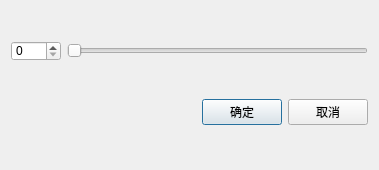
<?xml version="1.0" encoding="UTF-8"?>
<ui version="4.0">
 <class>ViewPointSize</class>
 <widget class="QDialog" name="ViewPointSize">
  <property name="geometry">
   <rect>
    <x>0</x>
    <y>0</y>
    <width>379</width>
    <height>170</height>
   </rect>
  </property>
  <property name="windowTitle">
   <string>Dialog</string>
  </property>
  <layout class="QGridLayout" name="gridLayout">
   <item row="1" column="0">
    <layout class="QHBoxLayout">
     <property name="spacing">
      <number>6</number>
     </property>
     <property name="leftMargin">
      <number>0</number>
     </property>
     <property name="topMargin">
      <number>0</number>
     </property>
     <property name="rightMargin">
      <number>0</number>
     </property>
     <property name="bottomMargin">
      <number>0</number>
     </property>
     <item>
      <spacer>
       <property name="orientation">
        <enum>Qt::Horizontal</enum>
       </property>
       <property name="sizeHint" stdset="0">
        <size>
         <width>131</width>
         <height>31</height>
        </size>
       </property>
      </spacer>
     </item>
     <item>
      <widget class="QPushButton" name="btn_Ok">
       <property name="text">
        <string>确定</string>
       </property>
      </widget>
     </item>
     <item>
      <widget class="QPushButton" name="btn_Cancel">
       <property name="text">
        <string>取消</string>
       </property>
      </widget>
     </item>
    </layout>
   </item>
   <item row="0" column="0">
    <layout class="QHBoxLayout" name="horizontalLayout">
     <item>
      <widget class="QSpinBox" name="spinBox_size">
       <property name="minimumSize">
        <size>
         <width>50</width>
         <height>20</height>
        </size>
       </property>
      </widget>
     </item>
     <item>
      <widget class="QSlider" name="h_Slider_size">
       <property name="orientation">
        <enum>Qt::Horizontal</enum>
       </property>
      </widget>
     </item>
    </layout>
   </item>
  </layout>
 </widget>
 <resources/>
 <connections>
  <connection>
   <sender>btn_Ok</sender>
   <signal>clicked()</signal>
   <receiver>ViewPointSize</receiver>
   <slot>btn_Ok_clicked()</slot>
   <hints>
    <hint type="sourcelabel">
     <x>581</x>
     <y>305</y>
    </hint>
    <hint type="destinationlabel">
     <x>96</x>
     <y>254</y>
    </hint>
   </hints>
  </connection>
  <connection>
   <sender>btn_Cancel</sender>
   <signal>clicked()</signal>
   <receiver>ViewPointSize</receiver>
   <slot>btn_Cancel_clicked()</slot>
   <hints>
    <hint type="sourcelabel">
     <x>662</x>
     <y>305</y>
    </hint>
    <hint type="destinationlabel">
     <x>179</x>
     <y>282</y>
    </hint>
   </hints>
  </connection>
 </connections>
 <slots>
  <slot>btn_Ok_clicked()</slot>
  <slot>btn_Cancel_clicked()</slot>
 </slots>
</ui>
